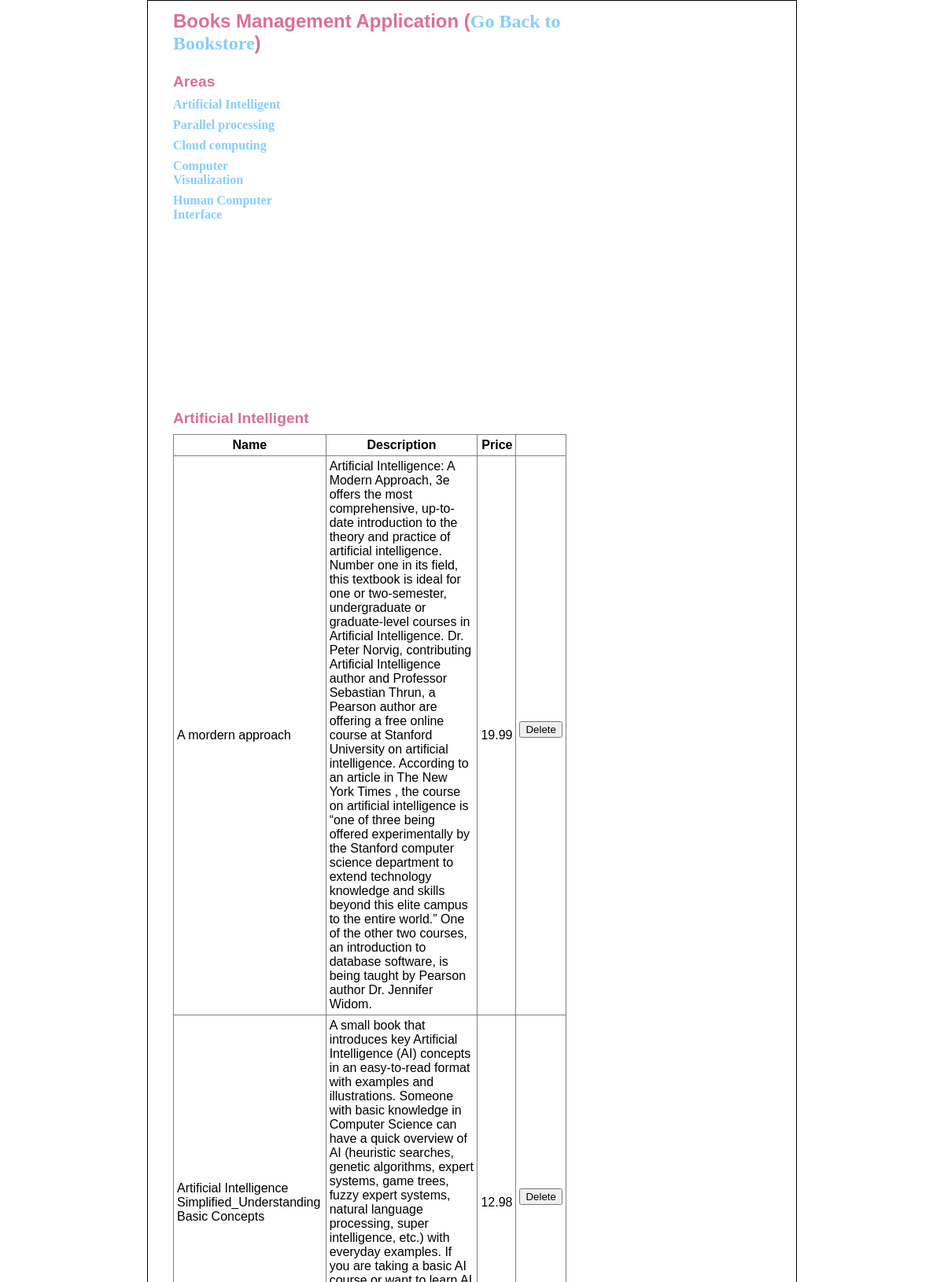
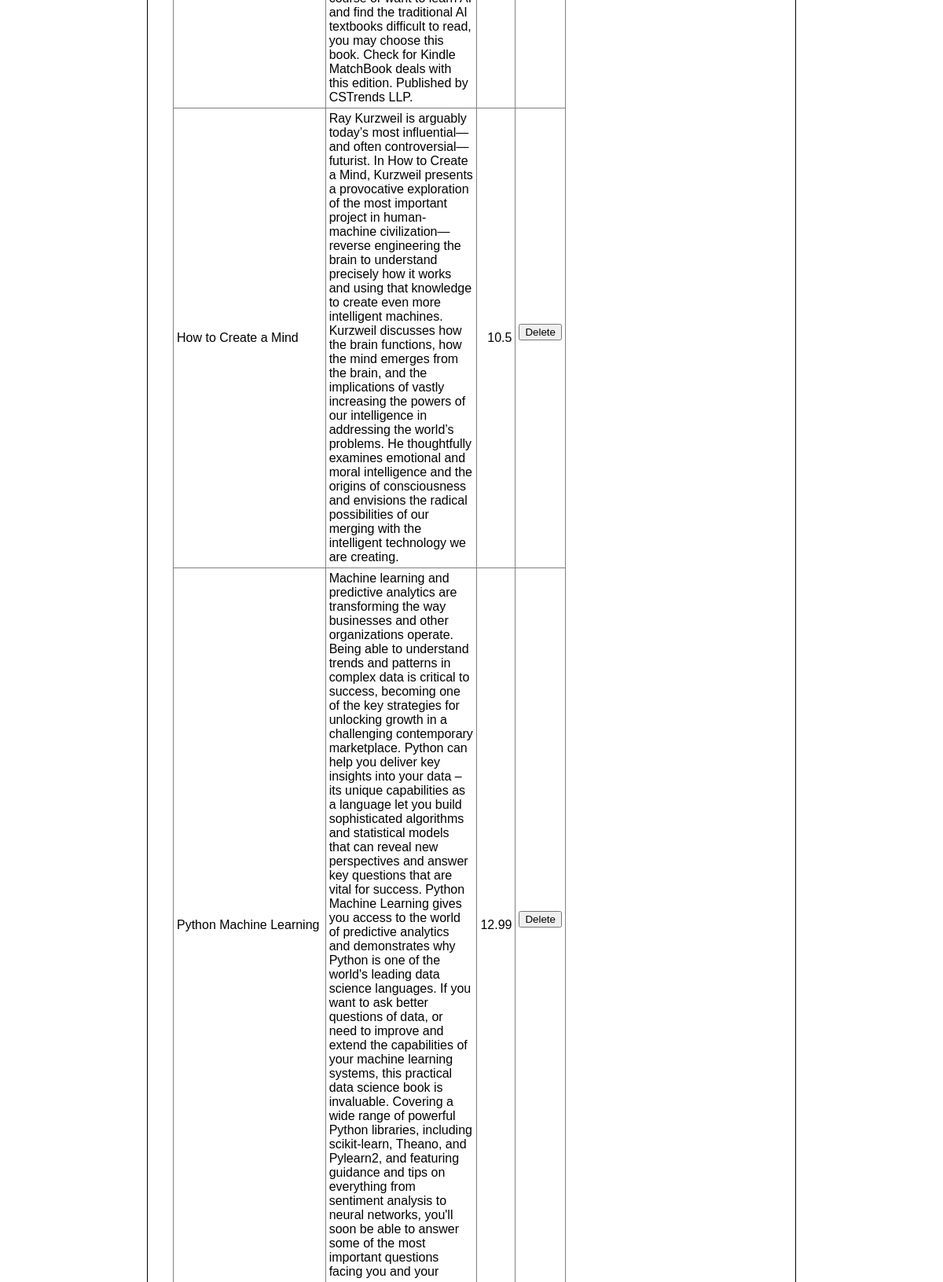
The app's page /project_1/bookstore/admin/admin_home.php (upper part) with its own data (2 pictures, top to bottom).
### tables this page shows
CREATE TABLE IF NOT EXISTS `bookareas` (
`areaID` int(11) NOT NULL,
  `areaName` varchar(255) NOT NULL
);

CREATE TABLE IF NOT EXISTS `books` (
`bookID` int(11) NOT NULL,
  `bookName` varchar(255) NOT NULL,
  `areaID` int(11) NOT NULL,
  `price` float NOT NULL,
  `description` text NOT NULL
);

### project_1/bookstore/admin/admin_home.php (the view, shortened to what this page needs)
<?php
  require_once('../model/db.php');
  $area_id = filter_input(INPUT_GET, 'area_id', FILTER_VALIDATE_INT);
        if ($area_id==null) {
            $area_id = 1;
    }
    $query = "SELECT * FROM bookareas
              WHERE areaID = $area_id";
    $area = $db->query($query);
    $area = $area->fetch();
    $area_name = $area['areaName'];
    $query = 'SELECT * FROM bookareas
              ORDER BY areaID';
    $areas = $db->query($query);
   $query = "
             SELECT *
             FROM books b
             INNER JOIN bookareas a
             ON a.areaID = b.areaID
             WHERE b.areaID = $area_id";
    $books = $db->query($query);
?>
<head>
    <link rel="stylesheet" type="text/css" href="main.css" />
</head>
<main>
<h1>Books Management Application (<a href="../index.php">Go Back to Bookstore</a>)</h1>
<body>
 <aside>
        <h2>Areas</h2>
        <nav>
        <ul>
            <?php foreach ($areas as $area) : ?>
            <li><a href="admin_home.php?area_id=<?php echo $area['areaID']; ?>">
                    <?php echo $area['areaName']; ?>
                </a>
            </li>
            <?php endforeach; ?>
        </ul>
        </nav>
    </aside>
	<section>
        <h2><?php echo $area_name; ?></h2>
        <table border="1">
            <tr>
                <th>Name</th>
				<th>Description</th>
                <th class="right">Price</th>
                <th>&nbsp;</th>
            </tr>
            <?php foreach ($books as $book) : ?>
            <tr>
                <td><?php echo $book['bookName']; ?></td>
                <td><?php echo $book['description']; ?></td>
                <td class="right"><?php echo $book['price']; ?></td>
                <td><form action="delete_book.php" method="post">
                    <input type="submit" name="submit" value="Delete">
                </form></td>
            </tr>
            <?php endforeach; ?>
        </table>
    </section>
</body>
</main>

### project_1/bookstore/main.css (style rules this page uses)
body { font-family: Arial, Helvetica, sans-serif; width: 760px; margin: 0 auto; padding: 0 2em; background-color: white; border: 1px solid black; }
main { margin-bottom: 1em; float: left; width: 580px; }
aside { float: left; width: 150px; height: 420px; margin: .5em 0; }
section { float: left; width: 500px; }
h1 { font-size: 150%; margin: .5em 0 .25em; }
h2 { font-size: 120%; margin: .5em 0; }
h1, h2 { color: rgb(219,112,147); }
ul { list-style-type: none; margin: 0; padding-left: 0; }
li { padding-bottom: .5em; }
a { color: rgb( 135,206,250); font-weight: bold; text-decoration:none; font-family: cursive; }
table { border-collapse: collapse; }
td, th { margin: 0; padding: .25em; }
.right { text-align: right; }

### records on screen
bookareas: areaName "Artificial Intelligent"
bookareas: areaName "Parallel processing"
bookareas: areaName "Cloud computing"
bookareas: areaName "Computer Visualization"
bookareas: areaName "Human Computer Interface"
books: bookName "A mordern approach", description "Artificial Intelligence: A Modern Approach, 3e offers the most comprehensive, up-to-date introduction to the theory and practice of artificial intelligence. Number one in its field, this textbook is ideal for one or two-semester, undergraduate or graduate-level courses in Artificial Intelligence. Dr. Peter Norvig, contributing Artificial Intelligence author and Professor Sebastian Thrun, a Pearson author are offering a free online course at Stanford University on artificial intelligence. According to an article in The New York Times , the course on artificial intelligence is “one of three being offered experimentally by the Stanford computer science department to extend technology knowledge…", price "19.99"
books: bookName "Artificial Intelligence Simplified_Understanding Basic Concepts", description "A small book that introduces key Artificial Intelligence (AI) concepts in an easy-to-read format with examples and illustrations. Someone with basic knowledge in Computer Science can have a quick overview of AI (heuristic searches, genetic algorithms, expert systems, game trees, fuzzy expert systems, natural language processing, super intelligence, etc.) with everyday examples. If you are taking a basic AI course or want to learn AI and find the traditional AI textbooks difficult to read, you may choose this book. Check for Kindle MatchBook deals with this edition. Published by CSTrends LLP.", price "12.98"
books: bookName "How to Create a Mind", description "Ray Kurzweil is arguably today’s most influential—and often controversial—futurist. In How to Create a Mind, Kurzweil presents a provocative exploration of the most important project in human-machine civilization—reverse engineering the brain to understand precisely how it works and using that knowledge to create even more intelligent machines. Kurzweil discusses how the brain functions, how the mind emerges from the brain, and the implications of vastly increasing the powers of our intelligence in addressing the world’s problems. He thoughtfully examines emotional and moral intelligence and the origins of consciousness and envisions the radical possibilities of our merging with the…", price "10.5"
books: bookName "Python Machine Learning", description "Machine learning and predictive analytics are transforming the way businesses and other organizations operate. Being able to understand trends and patterns in complex data is critical to success, becoming one of the key strategies for unlocking growth in a challenging contemporary marketplace. Python can help you deliver key insights into your data – its unique capabilities as a language let you build sophisticated algorithms and statistical models that can reveal new perspectives and answer key questions that are vital for success. Python Machine Learning gives you access to the world of predictive analytics and demonstrates why Python is one of the world's leading data science languages.…", price "12.99"
